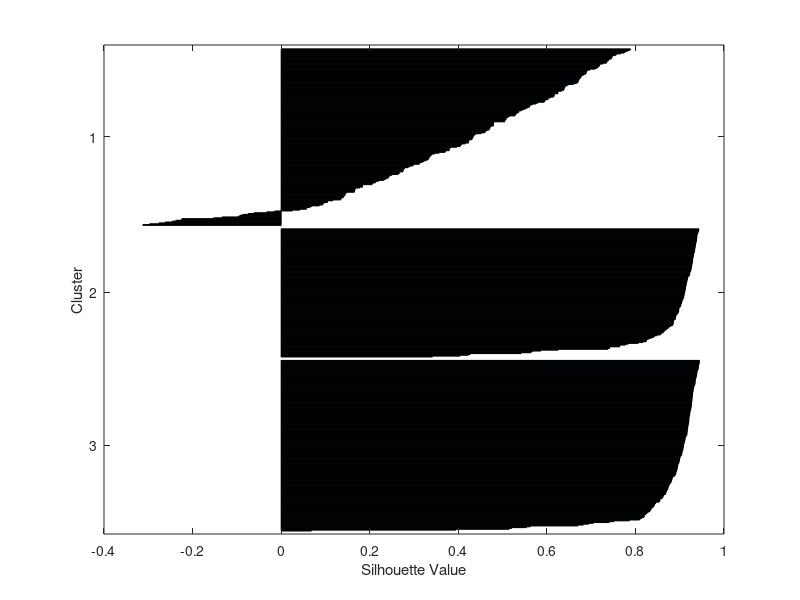
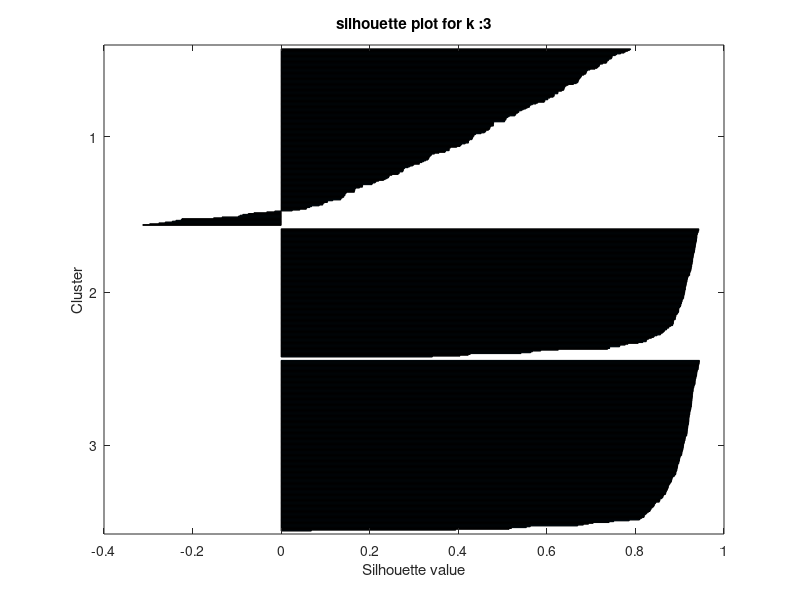
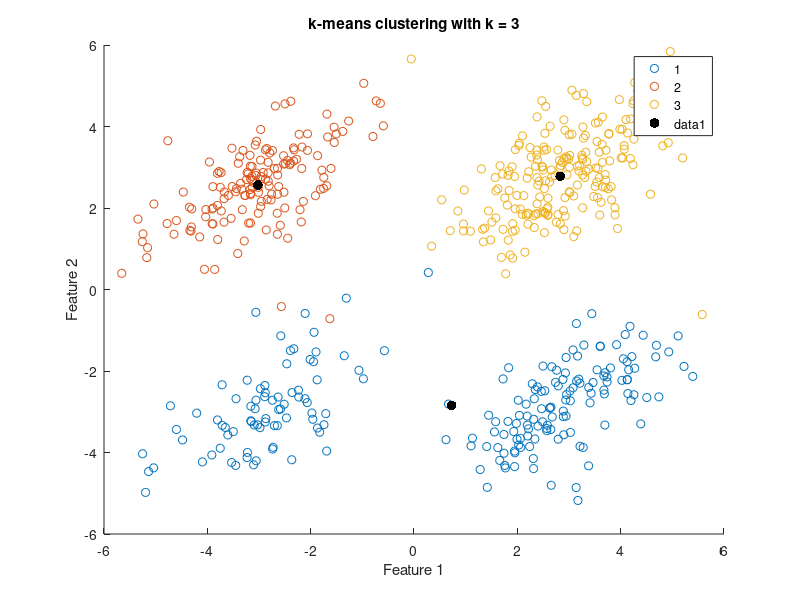
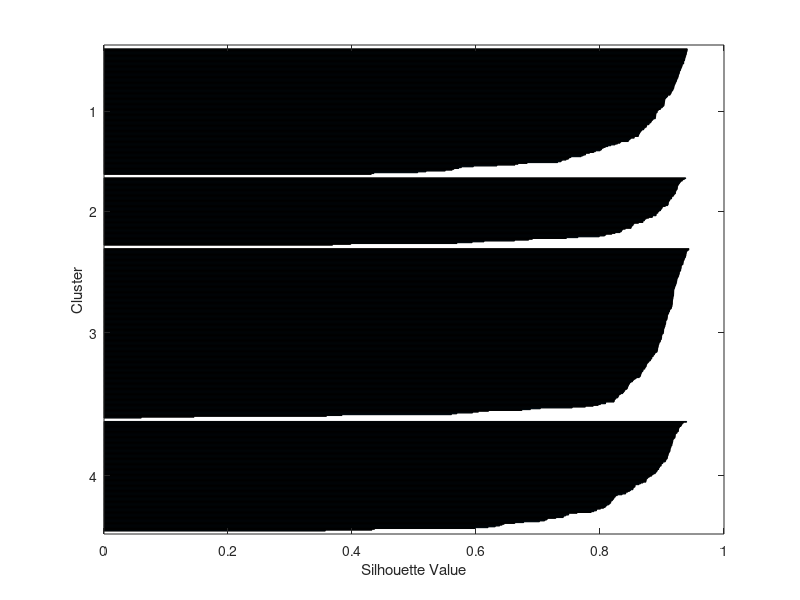

Write the MATLAB code that produced these figures, in order.
%loading kmeans
load kmeansdata;

%assing data to a variable 
new_data = X;
%defining k values

k_values = [3,4,5];

%part 2 begins
%%%%%%%%%%%%%%%%%%%%%%%%%%%%%%%%%%%%%%%%%%%%%%%%%%%%%

% %for evaluating matrices
% evl_mtrcs = zeros(length(k_values),1);
% 
% for i =1:length(k_values)
%     %k means clustering for every k value
%     k2 = k_values(i);
%     [indx,c] = kmeans(new_data,k2);
%     %evaluating the clutering perfomance
%     evl_mtrcs(i) = sum(sum(new_data-c(indx,:)));
%     %visualizing 
%     %************************
% 
    % % figure;
    % % gscatter(new_data(:,1),new_data(:,2),indx);
    % % hold on;
    % % %ploting centroids
    % % scatter(c(:,1),c(:,2),100,'k','filled');
    % % title("cluster results");
    % % legend('cluser1','cluster2','cluster3');
    % % hold off;
    % % ***************************
%     if size(new_data,2)<= 3
%         figure;
% 
%         scatter3(new_data(:,1),new_data(:,2),new_data(:,3),[],indx,'filled');
%         title(["k means clustering with k = ",num2str(k2)]);
%          xlabel('Feature 1');
%         ylabel('Feature 2');
%         zlabel('Feature 3');
%         drawnow;
% 
%     end
% 
% end
% 
% [optimal_value, indx_optimal] = min(evl_mtrcs);
% optimal_k = k_values(indx_optimal);
% fprintf('Optimal number of clusters: K = %d\n', optimal_k);
% part 2 end
%%%%%%%%%%%%%%%%%%%%%%%%%%%%%%%%%%%%%%%%%%%%%%%%%%%%%

%part 3

%initializing variables for mean silhouette score
mean_sil_score = zeros(length(k_values),1);

for i =1:length(k_values)
    %k means clustring for every k value
    k2 = k_values(i);
    [indx,centroids] = kmeans(new_data,k2);

    %calculating sihoutte values
    silht_values = silhouette(new_data,indx);
    %calculating 
    mean_sil_score(i) = mean(silht_values);
    %ploting silht values for each cluster 
  
        figure;
        
        silhouette(new_data,indx);
        
        title (["silhouette plot for k :",num2str(k2)]);
        xlabel('Silhouette value');
        ylabel('Cluster');

        %%%%%%%%%%%%%%%%%%%%%%%%%%%%%%%%%%%%%%%%%%%%%%
        %q3 end

  %q4 begin
  %ploting clustrs

  figure;
  gscatter(new_data(:, 1), new_data(:, 2), indx);
  hold on;
  scatter(centroids(:, 1), centroids(:, 2), 50, 'k', 'filled');
  title(['k-means clustering with k = ', num2str(k2)]);
  xlabel('Feature 1');
  ylabel('Feature 2');
  hold off;



   
end
%q5
